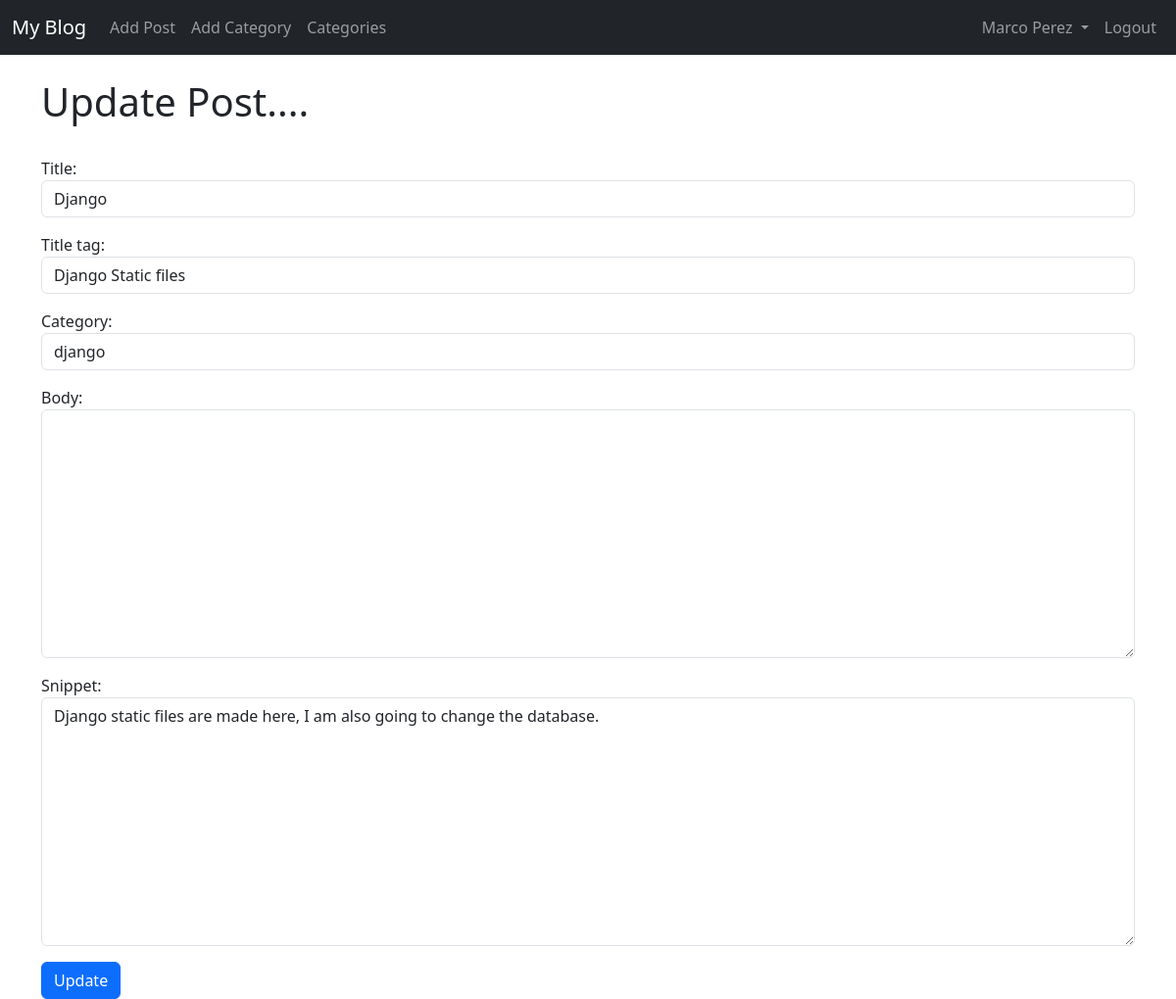
The app's page /article/edit/15 (signed in) with its own data.
### myblog/models.py (models this page shows, shortened)
class Post(models.Model):
    title = models.CharField(max_length=255)
    header_image = models.ImageField(
        null=True, blank=True, upload_to="images/")
    title_tag = models.CharField(max_length=255)
    author = models.ForeignKey(User, on_delete=models.CASCADE)
    body = RichTextField(blank=True, null=True)
    post_date = models.DateField(auto_now_add=True)
    category = models.CharField(max_length=255, default='coding')
    snippet = models.CharField(
        max_length=255)

### myblog/views.py (the view)
# urls.py: path('article/edit/<int:pk>', UpdatePostView.as_view(), name='update_post'),
class UpdatePostView(UpdateView):
    model = Post
    form_class = EditForm
    template_name = 'update_post.html'

### myblog/forms.py
class EditForm(forms.ModelForm):
    class Meta:
        model = Post
        fields = ('title', 'title_tag', 'category',
                  'body', 'snippet')
        widgets = {
            'title': forms.TextInput(attrs={'class': 'form-control'}),
            'title_tag': forms.TextInput(attrs={'class': 'form-control'}),
            'category': forms.Select(choices=choice_list, attrs={'class': 'form-control'}),
            'body': forms.Textarea(attrs={'class': 'form-control'}),
            'snippet': forms.Textarea(attrs={'class': 'form-control'}),
        }

### myblog/templates/update_post.html (shortened to what this page needs)
{% extends 'base.html' %}
{% block content %}
{% if user.is_authenticated %}
    {% if user.id == post.author.id%}
        <h1>Update Post....</h1>
        <br>
        <div class="form-group">
            <form method="POST">
                {{ form.as_p}}
                <button class="btn btn-primary">Update</button>
            </form>
        </div>
    {% else %}
        <h1>You are not allowed here.</h1>
    {% endif %}
{% else %}
    <h1>You are not allowed here.</h1>
{% endif %}
{% endblock %}

### myblog/templates/base.html (shortened to what this page needs)
<!doctype html>
<html lang="en">
  <head>
    <link href="https://cdn.jsdelivr.net/npm/bootstrap@5.3.0-alpha3/dist/css/bootstrap.min.css" rel="stylesheet">
  </head>
  <body>
    <nav class="navbar navbar-expand-lg bg-dark" data-bs-theme="dark">
        <div class="container-fluid">
          <a class="navbar-brand" href="{% url 'home' %}">My Blog</a>
          <div class="collapse navbar-collapse" id="navbarSupportedContent">
            <ul class="navbar-nav me-auto mb-2 mb-lg-0">
              {% if user.is_authenticated %}
                <li class="nav-item">
                  <a class="nav-link" href="{% url 'add_post' %}">Add Post</a>
                </li>
                <li class="nav-item">
                  <a class="nav-link" href="{% url 'add_category' %}">Add Category</a>
                </li>
              {% endif %}
              {% if cat_menu %}
                <li class="nav-item dropdown">
                  <a class="nav-link dropdown-toggle" href="#" role="button" data-bs-toggle="dropdown" aria-expanded="false">
                    Categories
                  </a>
                  <ul class="dropdown-menu">
                    {% for item in cat_menu %}
                    <li><a class="dropdown-item" href="{% url 'category' item|slugify %}">{{ item }}</a></li>
                    {% endfor %}
                  </ul>
                </li>
                {% else %}
                  <li class="nav-item">
                    <a class="nav-link" href="{% url 'category_list' %}">Categories</a>
                  </li>
                {% endif %}
            </ul>
            {% if user.is_authenticated %}
                <ul class="navbar-nav ml-auto">
                  <li class="nav-item dropdown">
                    <a class="nav-link dropdown-toggle" href="#" role="button" data-bs-toggle="dropdown" aria-expanded="false">
                      {{ user.first_name}} {{ user.last_name}}
                    </a>
                    <li class="nav-item">
                      <a class="nav-link" href="{% url 'logout' %}">Logout</a>
                    </li>
                  </li>
                </ul>
            {% endif %}
          </div>
        </div>
      </nav>
    <br>
    <div class="container">
        {% block content %}
        {% endblock %}
    </div>
  </body>
</html>

### records on screen
Post: title "Django", title_tag "Django Static files", category "django", snippet "Django static files are made here, I am also going to change the database."

### other values on screen
{{ user.first_name }} "Marco"
{{ user.last_name }} "Perez"
